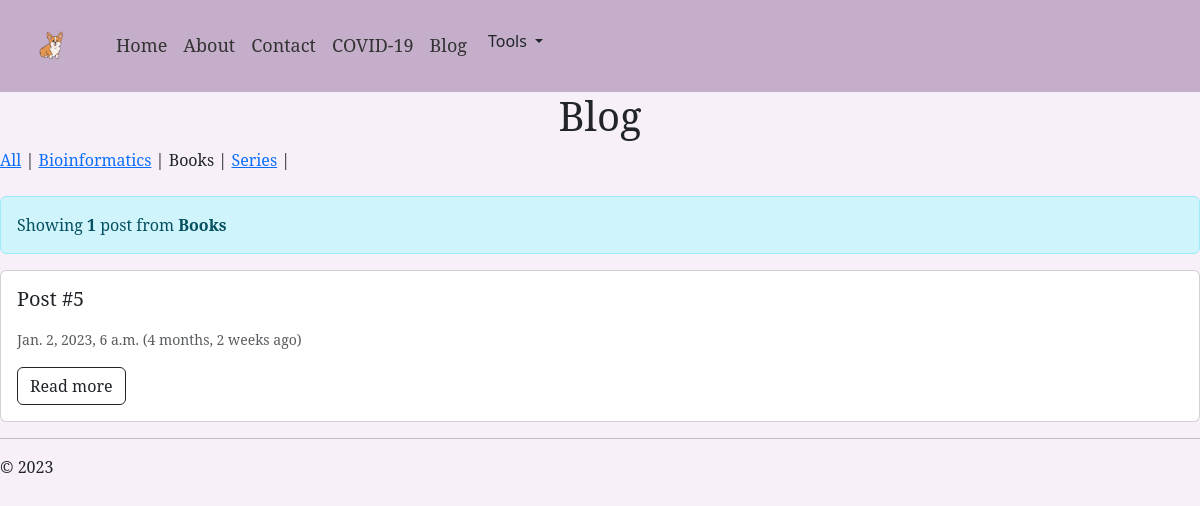
Screenshot of /blog/category/Books/ with the database file from the repository.
### blog/models.py (models this page shows, shortened)
class Category(models.Model):
    name = models.CharField(max_length=30)
    description = models.TextField()
    class Meta:
        verbose_name_plural = 'categories'

class Post(models.Model):
    category = models.ForeignKey(Category, on_delete=models.CASCADE, null=True)
    title = models.CharField(max_length=140)
    body = models.TextField()
    date_create = models.DateTimeField(auto_now_add=True)
    date_update = models.DateTimeField(auto_now=True)
    date_publish = models.DateTimeField(blank=True, null=True)
    public = models.BooleanField(default=True)
    author = models.ForeignKey(Author, on_delete=models.CASCADE, null=True)

### blog/views.py (the view)
# urls.py: path('', views.post_list_view, name="post_list_view"),
def post_list_view(request, category_name=None):
    if category_name:
        obj = Post.objects.filter(category__name=category_name, public=True)
    else:
        obj = Post.objects.filter(public=True)
    context = {
        'object_list': obj.order_by('-date_publish'),
        'category_list': Category.objects.all(),
        'category_name': category_name,
    }
    return render(request, 'blog/post_list.html', context)

### blog/templates/blog/post_list.html (shortened to what this page needs)
{% extends 'ex2/layout.html' %}
{% load static %}
{% block xyz %}
    <link rel="stylesheet" type="text/css" href="{% static 'site.css' %}"/>
{% endblock %}
{% block content%}
    {% include 'blog/includes/cat_widget.html' %}
    {% if author %}
        <h3>Posts by {{ author.user.username }}</h3>
    {% else %}
        <div class="alert alert-info" role="alert">
            Showing <strong> {{ object_list|length }}</strong> post{{ object_list|pluralize }}
            {% if category_name %} from <strong>{{ category_name }}</strong>{% else %}.{% endif %}
        </div>
    {% endif %}
    {% for obj in object_list %}
    <div class="card mb-3">
        <div class="row no-gutters">
            <div class="col-md-8">
                <div class="card-body">
                    <h5 class="card-title">{{ obj.title }}</h5>
                    <p class="card-text"><small class="text-muted">{{ obj.date_publish }} ({{ obj.date_publish|timesince }} ago)</small></p>
                    <a href="{% url 'blog:post_detail_view' obj.id %}" class="btn btn-outline-dark">Read more</a>
                </div>
            </div>
        </div>
    </div>
{% endfor %}
{% endblock %}

### blog/templates/blog/includes/cat_widget.html
<h1>Blog </h1>
    <a href="{% url 'blog:post_list_view' %}">All</a> |
    {% for c in category_list %}
        {% if category_name == c.name %}
           {{c.name}}
        {% else %}
            <a href="{% url 'blog:post_list_category' c.name %}"> {{ c.name }}</a>
        {% endif %} |
    {% endfor %}
    <br><br>

### ex2/static/site/site_look.css (style rules this page uses)
body { background-color: #f7f0f8 !important; font-family: "Georgia", "serif"; }
h1 { text-align: center; }

### rows the page displays
Category: name "Bioinformatics"
Category: name "Books"
Category: name "Series"
Post: title "Post #5", date_publish "Jan. 2, 2023, 6 a.m.", date_publish "4 months, 2 weeks"

### other values shown
{{ object_list|length }} "1"
